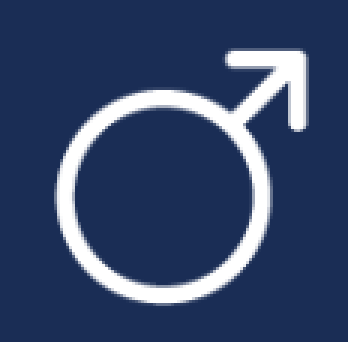
#> input picture Project1/DS311_RecreateRemix/MaleLegend.png, 116 x 114 px (shown 3 times larger)
$ jupyter execute --allow-errors Recreate.ipynb
#> lines starting #> are read from the running program, lines starting #| are printed output that depends on the picture
Md Nafisul Hasan Sami

DS 311

# Recreate
A line graph that shows gender wage trends in art professions (2014-2022)

[cell 1]
import pandas as pd
import matplotlib.pyplot as plt
import numpy as np
import seaborn as sns

[cell 2]
csv_file_path = 'Data/Recreate.csv'
#> (the rest of this cell did not finish here and is left out)

#> (a cell that did not finish here is left out)

[cell 4]
import numpy as np
import matplotlib.pyplot as plt
from matplotlib.ticker import FuncFormatter
from matplotlib.offsetbox import OffsetImage, AnnotationBbox
from matplotlib.legend_handler import HandlerBase
from PIL import Image

bg_gray = '#E4E8F3'

# Function to format y-axis labels with a dollar sign
def currency(x, pos):
    return f'${x:,.0f}'

# Load PNG images
male_icon = Image.open("MaleLegend.png").resize((30, 30))  # Resize for better fitting
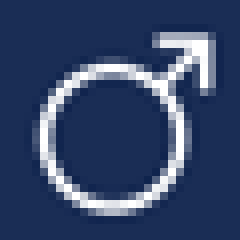
#> male_icon: PIL image 30x30 RGBA (shown 8 times larger); mean R, G, B, A 53.8, 70.5, 105.7, 255
female_icon = Image.open("FemaleLegend.png").resize((30, 30))
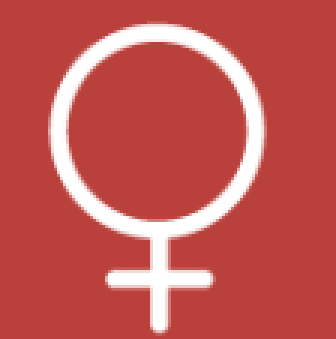
#> input picture Project1/DS311_RecreateRemix/FemaleLegend.png, 112 x 113 px (shown 3 times larger)
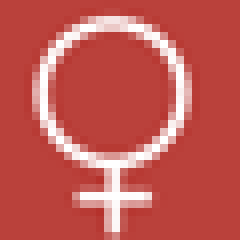
#> female_icon: PIL image 30x30 RGBA (shown 8 times larger); mean R, G, B, A 194.5, 88.4, 83.1, 255

# Convert images to NumPy arrays
male_icon_array = np.array(male_icon)
female_icon_array = np.array(female_icon)

# Custom Legend Handler to Display Images
class ImageHandler(HandlerBase):
    def __init__(self, image_array):
        self.image_array = image_array
        super().__init__()

    def create_artists(self, legend, orig_handle, xdescent, ydescent, width, height, fontsize, trans):
        img = OffsetImage(self.image_array, zoom=0.5)  # Adjust zoom to fit well
        ab = AnnotationBbox(img, (width / 2, height / 2), frameon=False, xycoords=trans)
        return [ab]

# Filter data by gender
#> (the rest of this cell did not finish here and is left out)
